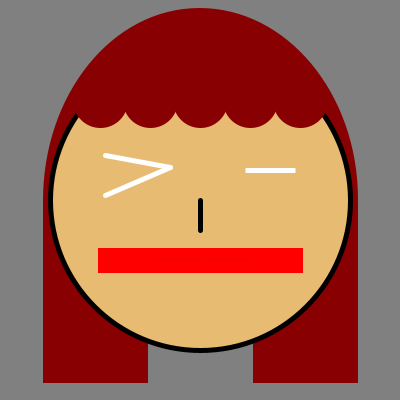
Frame 1 (no input)
Frame 60 (the mouse pressed at the canvas centre just before this capture): identical to frame 1, image omitted
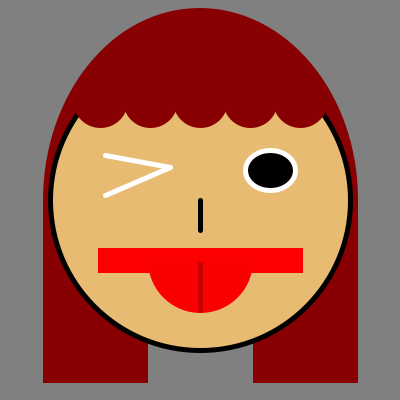
Frame 120 (the mouse held since frame 60 and released just before this capture)

The Processing sketch that drew these frames (run headless with seeded random() and noise(); from frame 60 on, the mouse is pressed at the canvas centre):

// Processing sketch: processing_92801
// ── processing_92801.pde

//description:
//As soon as I got this assignment, to make my own character,
//I reminded of my last semester when I was a red-hair Gwi-Yo-Mi. ^0^

//what to do when the program first starts up
void setup() {
  //create a canvas of 400 wide by 400 high pixels
  size(400, 400);
  //make the lines look smooth
  smooth(4);
  //make the lines look fat
  strokeWeight (5);
}

//wat to do when the canvas should be drawn
void draw() {
  //background
  background(128);
  
  //paint in red
  fill(136, 0, 1);
  //draw a line in red
  stroke(136, 0, 1);
  //Hair
  //draw an arc centered at 200, 200
  //with width 210 and height 300
  //from PI to TWO_PI
  arc(200, 200, 310, 380, PI, TWO_PI);
  //draw a rect from 45, 200
  //with width 100 and height 180
  rect(45, 200, 100, 180);
  //draw a rect from 255, 200
  //with width 100 and height 180
  rect(255, 200, 100, 180);

  //draw a line in black
  stroke(0);
  //paint in skin color
  fill(232, 187, 115);
  //Head
  //an ellipse centered at 200, 200
  //with width 300 and height 300
  ellipse (200, 200, 300, 300);
  
  //paint in red
  fill(136, 0, 1);
  //draw a line in red
  stroke(136, 0, 1);
  //Bang
  //draw an ellipse centered at 100, 50
  //with width 50 and height 50
  ellipse(100, 100, 50, 50);
  //similarly
  ellipse(150, 100, 50, 50);
  ellipse(200, 100, 50, 50);
  ellipse(250, 100, 50, 50);
  ellipse(300, 100, 50, 50);
  
  ellipse(125, 75, 50, 50);
  ellipse(175, 75, 50, 50);
  ellipse(225, 75, 50, 50);
  ellipse(275, 75, 50, 50);
  
  ellipse(150, 50, 50, 50);
  ellipse(200, 50, 50, 50);
  ellipse(250, 50, 50, 50);
  
  //draw a line in black
  stroke(0);
  //Nose
  //draw a line from 200, 250 to 200, 200
  line(200, 230, 200, 200);
  
  //paint in black
  fill(0, 0, 0);
  //draw a line in white
  stroke(255);
  //Left Eye
  //draw a line from 105, 155 to 130, 167
  line(105, 155, 170, 167);
  //draw a line from 130, 167 to 105, 195
  line(170, 167, 105, 195);
  //Right Eye
  //draw an ellipse centered at 270, 170
  //with width 50 and height mouseX/5
  ellipse (270, 170, 50, mouseX/5);

  //paint in red
  fill(255, 0, 0);
  //draw a line in red
  stroke(255, 0, 0);
  //Red Mouth
  //draw a rect from 100, 250
  //with width 200 and height 20
  rect(100, 250, 200, 20);
  
  //paint in red
  fill(250, 0, 0);
  //draw a line in red
  stroke(250, 0, 0);
  //Tongue
  //draw an arc centered at 200, 260
  //with width 100 and height mouseY/2
  //from 0 to TWO_PI
  arc(200, 260, 100, mouseY/2, 0, PI);
  
  //draw a line in light red
  stroke(200, 0, 0);
  //draw a line from 200, 260 to 200, mouseY/4
  line(200, 260, 200, 260+mouseY/4);
  
  //draw a point in red
  stroke(255, 0, 0);
  //draw a point at 200, 260
  point(200, 260);
}
